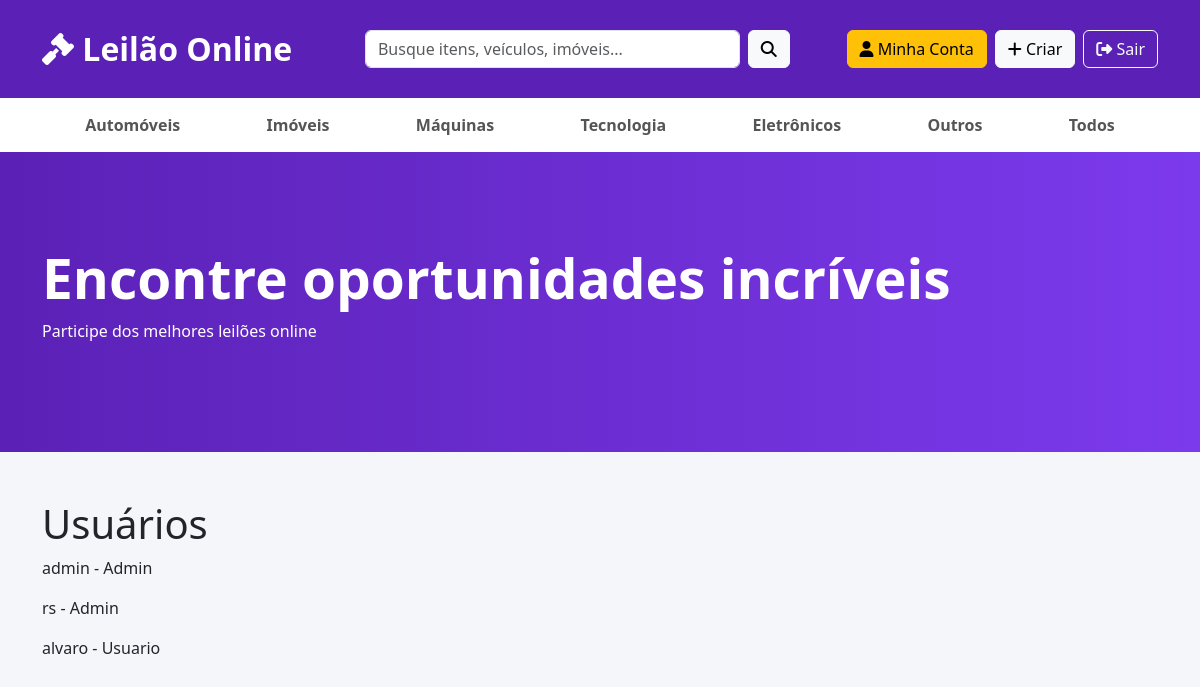
Before: /usuarios (signed in) with the older database file.
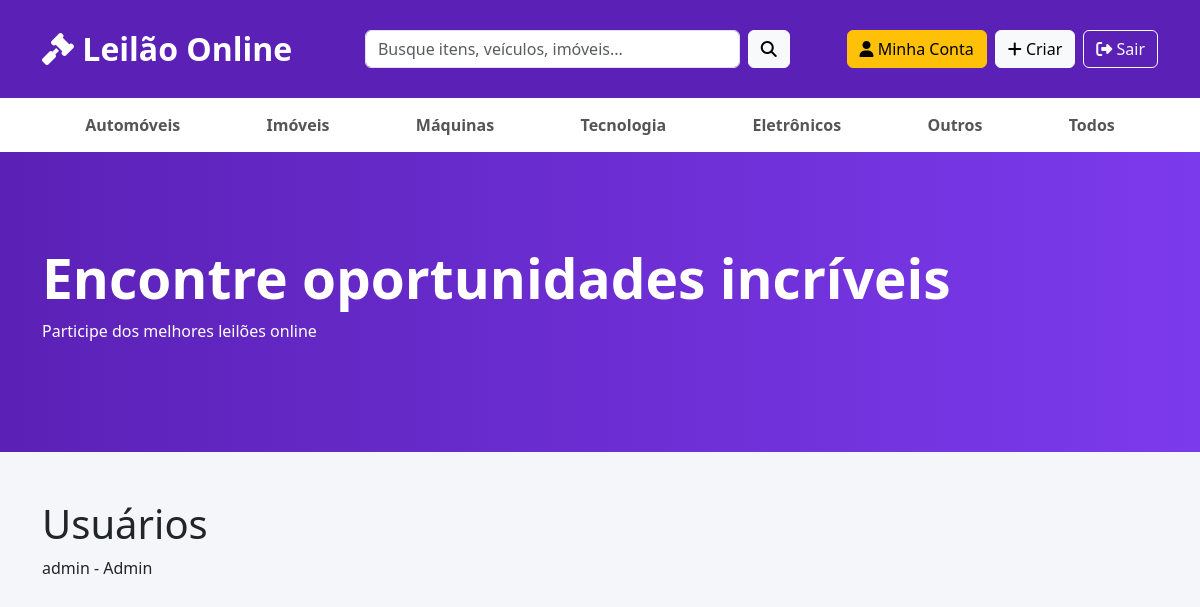
After: the same page with the newer database file.
### app.py (models this page shows)
class User(UserMixin, db.Model):
    foto = db.Column(
    db.String(200),
    default='padrao.png'
)
    id = db.Column(
        db.Integer,
        primary_key=True
    )
    username = db.Column(
        db.String(50),
        unique=True,
        nullable=False
    )
    password = db.Column(
        db.String(255),
        nullable=False
    )
    role = db.Column(
        db.String(20),
        default='Usuario'
    )
    banido = db.Column(
    db.Boolean,
    default=False
)

### app.py (the view)
@app.route('/usuarios')
@login_required
@role_required(['Admin'])
def usuarios():
    lista = User.query.all()
    return render_template(
        'usuarios.html',
        usuarios=lista
    )

### app.py (called while the page is built)
def role_required(roles):
    def decorator(f):
        @wraps(f)
        def decorated_function(*args, **kwargs):
            if current_user.role not in roles:
                abort(403)
            return f(*args, **kwargs)
        return decorated_function
    return decorator

@login_manager.user_loader
def load_user(user_id):
    return User.query.get(int(user_id))

### templates/usuarios.html
{% extends 'base.html' %}
{% block conteudo %}
<h1>Usuários</h1>
{% for usuario in usuarios %}
<p>
{{usuario.username}}
-
{{usuario.role}}
</p>
{% endfor %}
{% endblock %}

### templates/base.html (shortened to what this page needs)
<!DOCTYPE html>
<html lang="pt-br">
<head>
<link
href="https://cdn.jsdelivr.net/npm/bootstrap@5.3.7/dist/css/bootstrap.min.css"
rel="stylesheet">
<link
rel="stylesheet"
href="{{ url_for('static', filename='style.css') }}">
<link
rel="stylesheet"
href="https://cdnjs.cloudflare.com/ajax/libs/font-awesome/6.5.2/css/all.min.css">
</head>
<body>
<nav class="navbar navbar-expand-lg topo">
<div class="container">
<a class="navbar-brand logo" href="/">
<i class="fa-solid fa-gavel"></i>
Leilão Online
</a>
<div
class="collapse navbar-collapse"
id="menu">
<form class="d-flex busca mx-auto">
<input
class="form-control"
placeholder="Busque itens, veículos, imóveis...">
<button
class="btn btn-light ms-2"
type="submit">
<i class="fa-solid fa-magnifying-glass"></i>
</button>
</form>
<div class="d-flex gap-2">
{% if current_user.is_authenticated %}
<a
href="/minha_conta"
class="btn btn-warning">
<i class="fa-solid fa-user"></i>
Minha Conta
</a>
<a
href="/criar_leilao"
class="btn btn-light">
<i class="fa-solid fa-plus"></i>
Criar
</a>
<a
href="/logout"
class="btn btn-outline-light">
<i class="fa-solid fa-right-from-bracket"></i>
Sair
</a>
{% endif %}
</div>
</div>
</div>
</nav>
<div class="categorias">
<div class="container">
<a href="/?categoria=Automóveis">
Automóveis
</a>
<a href="/?categoria=Imóveis">
Imóveis
</a>
<a href="/?categoria=Máquinas">
Máquinas
</a>
<a href="/?categoria=Tecnologia">
Tecnologia
</a>
<a href="/?categoria=Eletrônicos">
Eletrônicos
</a>
<a href="/?categoria=Outros">
Outros
</a>
<a href="/">
Todos
</a>
</div>
</div>
<div class="banner">
<div class="container">
<h1>
Encontre oportunidades incríveis
</h1>
<p>
Participe dos melhores leilões online
</p>
</div>
</div>
<div class="container mt-5">
{% block conteudo %}
{% endblock %}
</div>
</body>
</html>

### static/style.css (style rules this page uses)
body { background:#f4f6f9; }
.topo { background:#5b21b6; padding:20px; }
.logo { font-size:32px; font-weight:bold; color:white !important; }
.busca { width:50%; }
.categorias { background:white; padding:15px; box-shadow:0 2px 10px rgba(0,0,0,.08); }
.categorias .container { display:flex; justify-content:space-around; flex-wrap:wrap; }
.categorias a { text-decoration:none; color:#555; font-weight:bold; }
.banner { height:300px; background:linear-gradient( 90deg, #5b21b6, #7c3aed ); color:white; display:flex; align-items:center; }
.banner h1 { font-size:55px; font-weight:bold; }

Changed rows visible on the page:
removed User: username "rs", role "Admin"
removed User: username "alvaro", role "Usuario"
